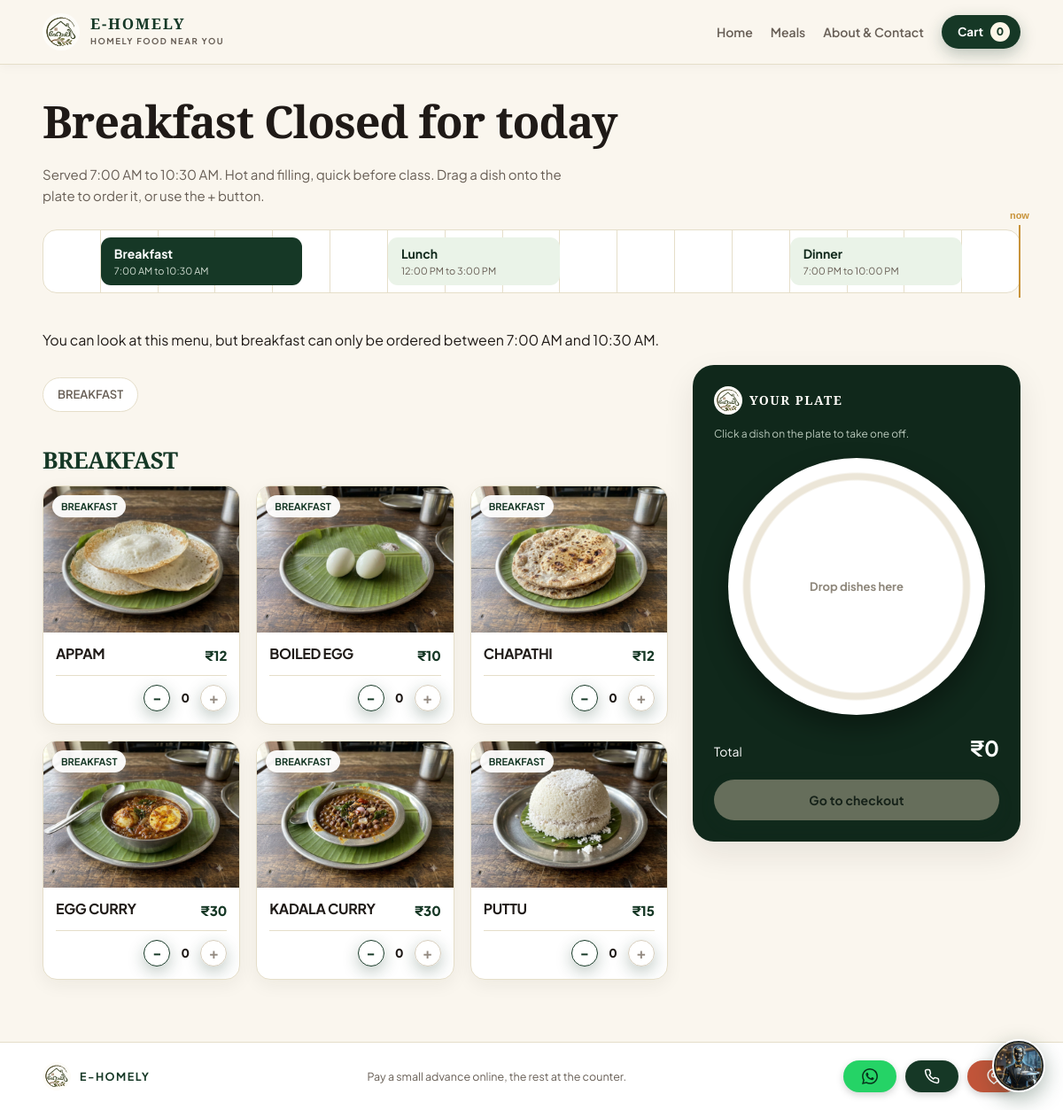
Screenshot of /menu/breakfast/ with the database file from the repository.
### orders/models.py (models this page shows, shortened)
class Dish(models.Model):
    name = models.CharField(max_length=100)
    category = models.CharField(max_length=50)
    price = models.DecimalField(max_digits=7, decimal_places=2)
    is_available = models.BooleanField(default=True)
    MEALS = [('breakfast', 'Breakfast'), ('lunch', 'Lunch'), ('dinner', 'Dinner')]
    meal = models.CharField(max_length=10, choices=MEALS, default='lunch')
    image = models.ImageField(upload_to='dishes/', blank=True)

### orders/views.py (the view)
# urls.py: path('menu/<slug:meal>/', views.meal_menu, name='meal_menu'),
def meal_menu(request, meal):
    if meal not in MEAL_INFO:
        raise Http404
    info = next(m for m in meal_list() if m['key'] == meal)
    dishes = Dish.objects.filter(meal=meal).order_by('category', 'name')
    state = meal_state(meal)
    return render_ui(request, 'menu.html', {
        'dishes': dishes,
        'meal': info,
        'meals': meal_list(),
        'accepting': SiteSetting.load().accepting_orders,
        'serving': state == 'open',
        'state_label': {
            'open': 'Serving now',
            'later': 'Starts later today',
            'closed': 'Closed for today',
        }[state],
    })

### orders/models.py (called while the page is built)
    @classmethod
    def load(cls):
        obj, _ = cls.objects.get_or_create(pk=1)
        return obj

### orders/ui.py (called while the page is built)
def is_desktop(request):
    ui = request.COOKIES.get('ui')
    if ui in ('desktop', 'phone'):
        return ui == 'desktop'
    ua = request.META.get('HTTP_USER_AGENT', '').lower()
    return not any(w in ua for w in PHONE_WORDS)

def render_ui(request, name, context=None):
    desktop = is_desktop(request)
    names = [f'orders/{name}']
    if desktop:
        names.insert(0, f'orders/desktop/{name}')
    ctx = dict(context or {}, is_desktop=desktop, ui_check=True)
    return render(request, names, ctx)

### orders/views.py (called while the page is built)
def nice_time(hhmm):
    return datetime.strptime(hhmm, '%H:%M').strftime('%I:%M %p').lstrip('0')

def meal_list():
    return [
        {**info, 'key': key,
         'start_label': nice_time(info['start']),
         'end_label': nice_time(info['end'])}
        for key, info in MEAL_INFO.items()
    ]

def to_minutes(hhmm):
    h, m = hhmm.split(':')
    return int(h) * 60 + int(m)

def meal_state(key):
    now = timezone.localtime()
    cur = now.hour * 60 + now.minute
    info = MEAL_INFO[key]
    if to_minutes(info['start']) <= cur < to_minutes(info['end']):
        return 'open'
    return 'later' if cur < to_minutes(info['start']) else 'closed'

### orders/templates/orders/desktop/menu.html (shortened to what this page needs)
{% extends 'orders/desktop/base.html' %}
{% load static %}
{% block content %}
{% url 'checkout' as checkout_url %}
{% url 'stock_json' as stock_url %}
{% regroup dishes by category as groups %}
<div class="wrap">
  <section class="page-head">
    <h1>{{ meal.label }} <span class="state-badge">{{ state_label }}</span></h1>
    <p>Served {{ meal.start_label }} to {{ meal.end_label }}. {{ meal.blurb }} Drag a dish onto the plate to order it, or use the + button.</p>
    <div class="dial" id="dial">
      {% for m in meals %}<a class="seg{% if m.key == meal.key %} on{% endif %}" data-s="{{ m.start }}" data-e="{{ m.end }}" href="{% url 'meal_menu' m.key %}"><b>{{ m.label }}</b><small>{{ m.start_label }} to {{ m.end_label }}</small></a>{% endfor %}
      <i class="needle" id="needle"></i>
    </div>
  </section>
  {% if not accepting %}
    <p class="closed-note">We are not taking pre-orders right now. Please check back soon.</p>
  {% elif not serving %}
    <p class="closed-note">You can look at this menu, but {{ meal.label|lower }} can only be ordered between {{ meal.start_label }} and {{ meal.end_label }}.</p>
  {% endif %}
  <div class="shop">
    <div>
      <nav class="chips" aria-label="Menu categories">
        {% for g in groups %}<a href="#cat-{{ forloop.counter }}">{{ g.grouper }}</a>{% endfor %}
      </nav>
      {% for g in groups %}
        <h2 class="cat-title" id="cat-{{ forloop.counter }}">{{ g.grouper }}</h2>
        <div class="dgrid">
        {% for d in g.list %}
          <article class="dcard{% if not d.is_available %} soldout{% endif %}" data-row="{{ d.id }}" data-name="{{ d.name }}" data-price="{{ d.price|stringformat:'s' }}"
                   draggable="{% if d.is_available and serving and accepting %}true{% else %}false{% endif %}">
            <div class="dphoto">
              {% if d.image %}<img src="{{ d.image.url }}" alt="" loading="lazy" draggable="false">{% else %}<span class="ph">{{ d.name|slice:':1' }}</span>{% endif %}
              <span class="dcat">{{ d.category }}</span><span class="grab">Drag to plate</span>
            </div>
            <div class="dinfo">
              <div class="drow"><h3>{{ d.name }}</h3><span class="dprice">&#8377;{{ d.price|floatformat:'-2' }}</span></div>
              <div class="dfoot">
                <div class="qty" style="margin-left:auto">
                  <button type="button" data-id="{{ d.id }}" data-delta="-1" aria-label="Remove one {{ d.name }}" {% if not d.is_available %}disabled{% endif %}>-</button>
                  <span data-q="{{ d.id }}">0</span>
                  <button type="button" data-id="{{ d.id }}" data-delta="1" aria-label="Add one {{ d.name }}" {% if not d.is_available or not serving or not accepting %}disabled{% endif %}>+</button>
                </div>
              </div>
            </div>
          </article>
        {% endfor %}
        </div>
      {% empty %}
        <p class="empty">No {{ meal.label|lower }} dishes yet. Please check back soon.</p>
      {% endfor %}
    </div>
    <aside class="tray" id="tray">
      <div class="t-brand-wrap" style="margin-bottom:12px">
        <img class="token-logo" src="{% static 'orders/logo.svg' %}" alt="E-Homely" width="30" height="30">
        <span class="t-brand" style="color:#FFFDF9">YOUR PLATE</span>
      </div>
      <p class="fine">Click a dish on the plate to take one off.</p>
      <div class="plate" id="plate"><div class="hint" id="hint">Drop dishes here</div></div>
      <div class="sum"><span>Total</span><b id="total">&#8377;0</b></div>
      <a class="btn off" id="go" href="{{ checkout_url }}">Go to checkout</a>
    </aside>
  </div>
</div>
{% endblock %}

### orders/templates/orders/desktop/base.html (shortened to what this page needs)
{% load static %}<!DOCTYPE html>
<html lang="en">
<head>
  <link rel="stylesheet" href="{% static 'orders/desktop.css' %}">
  <link rel="stylesheet" href="{% static 'orders/chatbot.css' %}">
  <link rel="stylesheet" href="{% static 'orders/theme.css' %}">
</head>
<body class="desktop {% block bodyclass %}{% endblock %}">
  <header class="topnav">
    <div class="wrap">
      <a class="brand" href="{% url 'menu' %}">
        <img class="brand-logo" src="{% static 'orders/logo.svg' %}" alt="E-Homely" width="46" height="46">
        <span><strong>E-HOMELY</strong><small>HOMELY FOOD NEAR YOU</small></span>
      </a>
      <nav class="nav-links">
        <a href="{% url 'menu' %}">Home</a>
        <a href="{% url 'menu' %}#meals">Meals</a>
        <a href="{% url 'menu' %}#contact">About &amp; Contact</a>
        <a class="pill" id="cartpill" href="{% url 'checkout' %}"><span id="pilllabel">Cart</span> <b data-cart-count>0</b></a>
      </nav>
    </div>
  </header>
  <main class="page">{% block content %}{% endblock %}</main>
  {% block footer %}
  {% with phone_intl="919074092355" %}
  <footer class="foot">
    <div class="wrap">
      <div class="foot-brand">
        <img class="foot-logo" src="{% static 'orders/logo.svg' %}" alt="E-Homely" width="34" height="34">
        <a class="fb" href="{% url 'menu' %}">E-HOMELY</a>
      </div>
      <span class="foot-note">Pay a small advance online, the rest at the counter.</span>
      <div class="foot-acts">
        <a class="foot-act wa" href="https://wa.me/{{ phone_intl }}" target="_blank" rel="noopener" aria-label="WhatsApp" title="WhatsApp">
          <svg class="ico" aria-hidden="true"><use href="#ico-whatsapp"/></svg><span class="sr">WhatsApp</span>
        </a>
        <a class="foot-act call" href="tel:+{{ phone_intl }}" aria-label="Call" title="Call">
          <svg class="ico" aria-hidden="true"><use href="#ico-phone"/></svg><span class="sr">Call</span>
        </a>
        <a class="foot-act loc" href="{% url 'location' %}" aria-label="Location" title="Location">
        </a>
      </div>
    </div>
  </footer>
  {% endwith %}
  {% endblock %}
</body>
</html>

### orders/static/orders/theme.css (style rules this page uses)
:root { --forest: #163826; --forest-mid: #1F4D35; --forest-dark: #10281B; --forest-light: #EBF3EE; --forest-subtle: #F0F6F2; --gold: #C8933A; --gold-hover: #B2802E; --gold-soft: #FDF6E8; --gold-lt: #F7D788; --terracotta: #A8482A; --terracotta-soft:#FBECE7; --spice: #A8482A; --spice-soft: #FBECE7; --cream: #FAF6EE; --mist: #FAF6EE; --paper: #FFFFFF; --tint: #F3ECE0; --sage: #F3ECE0; --line: #E5DEC9; --line-strong: #D6CDBC; --ink: #1F1A17; --muted: #685F56; --subtle: #948B82; --leaf: var(--forest); --leaf-deep: var(--forest); --clay: var(--gold); --haldi: var(--gold); --chilli: var(--spice); --green: var(--forest); --green-dark: var(--forest-dark); --orange: var(--gold); --brown: var(--ink); --pop: 0 6px 20px rgba(31, 26, 23, 0.06); --shadow-sm: 0 3px 10px rgba(31, 26, 23, 0.05); --shadow: 0 14px 36px rgba(31, 26, 23, 0.09); --shadow-lg: 0 22px 60px rgba(31, 26, 23, 0.12); --shadow-btn: 0 6px 18px rgba(22, 56, 38, 0.28); --display: 'Playfair Display', Georgia, serif; --body: 'Plus Jakarta Sans', system-ui, -apple-system, sans-serif; --nav: 72px; }
*, *::before, *::after { box-sizing: border-box; }
html { scroll-behavior: smooth; overflow-x: hidden; }
body { margin: 0; font-family: var(--body); background-color: var(--cream); color: var(--ink); line-height: 1.55; -webkit-font-smoothing: antialiased; overflow-x: hidden; }
h1, h2, h3 { font-family: var(--display); color: var(--ink); letter-spacing: -0.02em; margin: 0 0 0.4em; }
img { max-width: 100%; height: auto; display: block; }
.site-header, .topnav { position: sticky; top: 0; z-index: 40; background: rgba(250, 246, 238, 0.94); -webkit-backdrop-filter: blur(16px); backdrop-filter: blur(16px); border-bottom: 1px solid var(--line); box-shadow: 0 2px 12px rgba(31, 26, 23, 0.04); }
.site-header .bar, .topnav .wrap { min-height: var(--nav); display: flex; align-items: center; justify-content: space-between; gap: 16px; }
.brand { display: flex; align-items: center; gap: 12px; text-decoration: none; color: var(--ink); }
.brand-logo, .site-logo { width: 42px; height: 42px; flex: none; object-fit: contain; border-radius: 50%; transition: transform 0.25s ease; }
.brand span strong { display: block; font-family: var(--display); font-size: 17px; letter-spacing: 1.8px; color: var(--forest); font-weight: 700; line-height: 1.1; }
.brand span small { display: block; font-family: var(--body); font-size: 9.5px; letter-spacing: 1.5px; color: var(--muted); font-weight: 700; margin-top: 2px; }
.nav, .nav-links { display: flex; align-items: center; gap: 20px; }
.nav a, .nav-links a:not(.pill) { text-decoration: none; color: var(--muted); font-weight: 600; font-size: 14px; transition: color 0.2s; padding: 6px 0; position: relative; }
.nav-links a:not(.pill)::after { content: ''; position: absolute; left: 0; bottom: 0; width: 0; height: 2px; background: var(--gold); transition: width 0.25s ease; }
.nav a.pill, .nav-links a.pill, .pill { display: inline-flex; align-items: center; gap: 8px; background: var(--forest); color: #fff; border-radius: 999px; padding: 8px 12px 8px 18px; text-decoration: none; font-weight: 700; font-size: 13.5px; box-shadow: var(--shadow-btn); transition: transform 0.18s, background 0.2s, box-shadow 0.2s; }
.pill b { background: var(--gold-soft); color: var(--forest); border-radius: 999px; min-width: 22px; height: 22px; padding: 0 6px; display: grid; place-items: center; font-size: 12px; font-weight: 800; }
button, .btn { border: none; border-radius: 999px; background: var(--forest); color: #fff; font-family: var(--body); font-weight: 700; font-size: 14px; letter-spacing: 0.01em; padding: 12px 24px; box-shadow: var(--shadow-btn); transition: transform 0.18s, background 0.2s, box-shadow 0.2s; cursor: pointer; text-decoration: none; display: inline-flex; align-items: center; justify-content: center; gap: 8px; }
.t-brand-wrap { display: flex; align-items: center; gap: 8px; }
.token-logo, .foot-logo { width: 32px; height: 32px; object-fit: contain; vertical-align: middle; border-radius: 50%; }
.t-brand { font-family: var(--display); font-size: 14px; letter-spacing: 1.5px; color: var(--forest); font-weight: 700; }

### rows the page displays
Dish: grouper "BREAKFAST", grouper "BREAKFAST", image (picture), category "BREAKFAST", name "APPAM", price "12"
Dish: image (picture), category "BREAKFAST", name "BOILED EGG", price "10"
Dish: image (picture), category "BREAKFAST", name "CHAPATHI", price "12"
Dish: image (picture), category "BREAKFAST", name "EGG CURRY", price "30"
Dish: image (picture), category "BREAKFAST", name "KADALA CURRY", price "30"
Dish: image (picture), category "BREAKFAST", name "PUTTU", price "15"

### other values shown
{{ meal.label }} "Breakfast"
{{ state_label }} "Closed for today"
{{ meal.start_label }} "7:00 AM"
{{ meal.end_label }} "10:30 AM"
{{ meal.blurb }} "Hot and filling, quick before class."
{{ m.label }} "Breakfast" "Lunch" "Dinner"
{{ m.start_label }} "7:00 AM" "12:00 PM" "7:00 PM"
{{ m.end_label }} "10:30 AM" "3:00 PM" "10:00 PM"
{{ meal.label|lower }} "breakfast"
